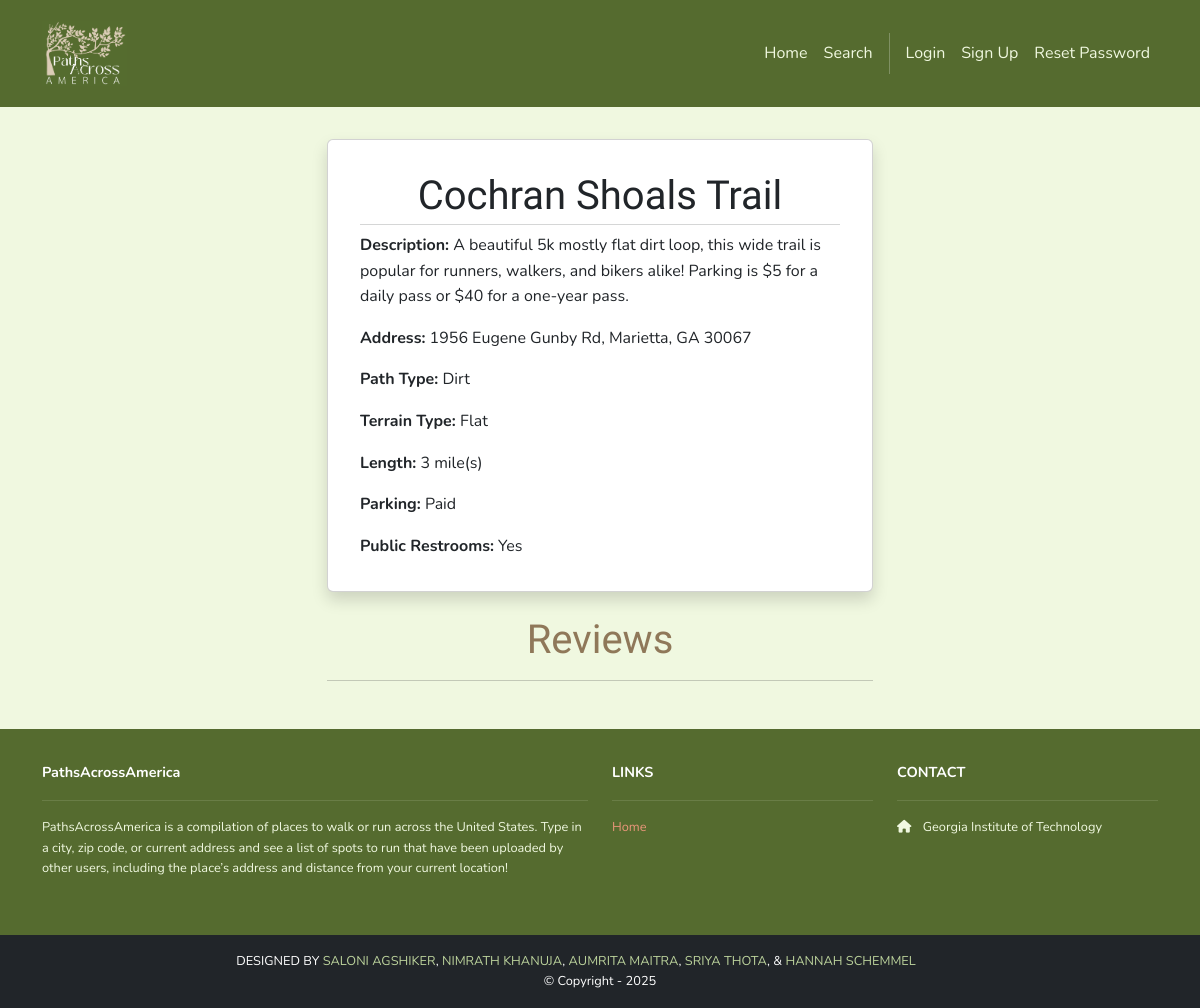
Screenshot of /running_places/2/ with the database file from the repository.
### running_places/models.py (models this page shows, shortened)
class RunningPlace(models.Model):
    id = models.AutoField(primary_key=True)
    name = models.CharField(max_length=255)
    address = models.CharField(max_length=255)
    description = models.TextField()
    path_type = models.CharField(max_length=2, choices=PATH_TYPE_CHOICES.items(), default="Gravel")
    terrain_type = models.CharField(max_length=2, choices=TERRAIN_TYPE_CHOICES.items(), default="Flat")
    length = models.IntegerField()
    parking = models.CharField(max_length=2, choices=PARKING_CHOICES.items(), default="Free")
    restroom = models.CharField(max_length=2, choices=RESTROOM_CHOICES.items(), default="Yes")
    longitude = models.DecimalField(max_digits=9, decimal_places=6)
    latitude = models.DecimalField(max_digits=9, decimal_places=6)

### running_places/views.py (the view)
# urls.py: path('<int:id>/', views.show, name='running_places.show'),
def show(request, id):
    place = get_object_or_404(RunningPlace, id=id)
    reviews = Review.objects.filter(running_place=place)
    template_data = {}
    template_data['title'] = place.name
    template_data['running_place'] = place
    template_data['reviews'] = reviews
    context = {
        "path_display": PATH_TYPE_CHOICES.get(place.path_type),
        "terrain_display": TERRAIN_TYPE_CHOICES.get(place.terrain_type),
        "parking_display": PARKING_CHOICES.get(place.parking),
        "restroom_display": RESTROOM_CHOICES.get(place.restroom),
    }
    return render(request, 'running_places/show.html', {
        'template_data': template_data, 'context': context
    })

### running_places/templates/running_places/show.html (shortened to what this page needs)
{% extends 'base.html' %}
{% block content %}
{% load static %}
<div class="p-3">
  <div class="container">
    <div class="row mt-3">
      <div class="col-md-6 mx-auto mb-3">
        <div class="card shadow p-3 mb-4 rounded">
          <div class="card-body">
            <h2 class="card-title">{{ template_data.running_place.name }}</h2>
            <hr class="card-subtitle mb-2 text-muted" />
            <p class="card-text"><b>Description:</b> {{template_data.running_place.description}}</p>
            <p class="card-text"><b>Address:</b> {{template_data.running_place.address}}</p>
            <p class="card-text"><b>Path Type:</b> {{ context.path_display }}</p>
            <p class="card-text"><b>Terrain Type:</b> {{ context.terrain_display }}</p>
            <p class="card-text"><b>Length:</b> {{template_data.running_place.length}} mile(s)</p>
            <p class="card-text"><b>Parking:</b> {{ context.parking_display }}</p>
            <p class="card-text"><b>Public Restrooms:</b> {{ context.restroom_display }}</p>
          </div>
        </div>
        <h2>Reviews</h2>
        <hr />
      </div>
    </div>
  </div>
</div>
{% endblock content %}

### pathsacrossamerica/static/css/style.css (style rules this page uses)
body { font-family: 'Nunito', sans-serif; background-color: #F0F8E0; color: #3d3d3d; margin: 0; padding: 0; line-height: 1.6; }
h1, h2, h3, h4, h5, h6 { font-family: 'Gentium Plus', serif; color: #8F7859; }
h2 { font-family: 'Gentium Plus', serif; color: #8F7859; font-size: 2.5em; margin-bottom: 1rem; text-align: center; }

### rows the page displays
RunningPlace: running_place.name "Cochran Shoals Trail", running_place.description "A beautiful 5k mostly flat dirt loop, this wide trail is popular for runners, walkers, and bikers alike! Parking is $5 for a daily pass or $40 for a one-year pass.", running_place.address "1956 Eugene Gunby Rd, Marietta, GA 30067", running_place.length "3"

### other values shown
{{ context.path_display }} "Dirt"
{{ context.terrain_display }} "Flat"
{{ context.parking_display }} "Paid"
{{ context.restroom_display }} "Yes"
